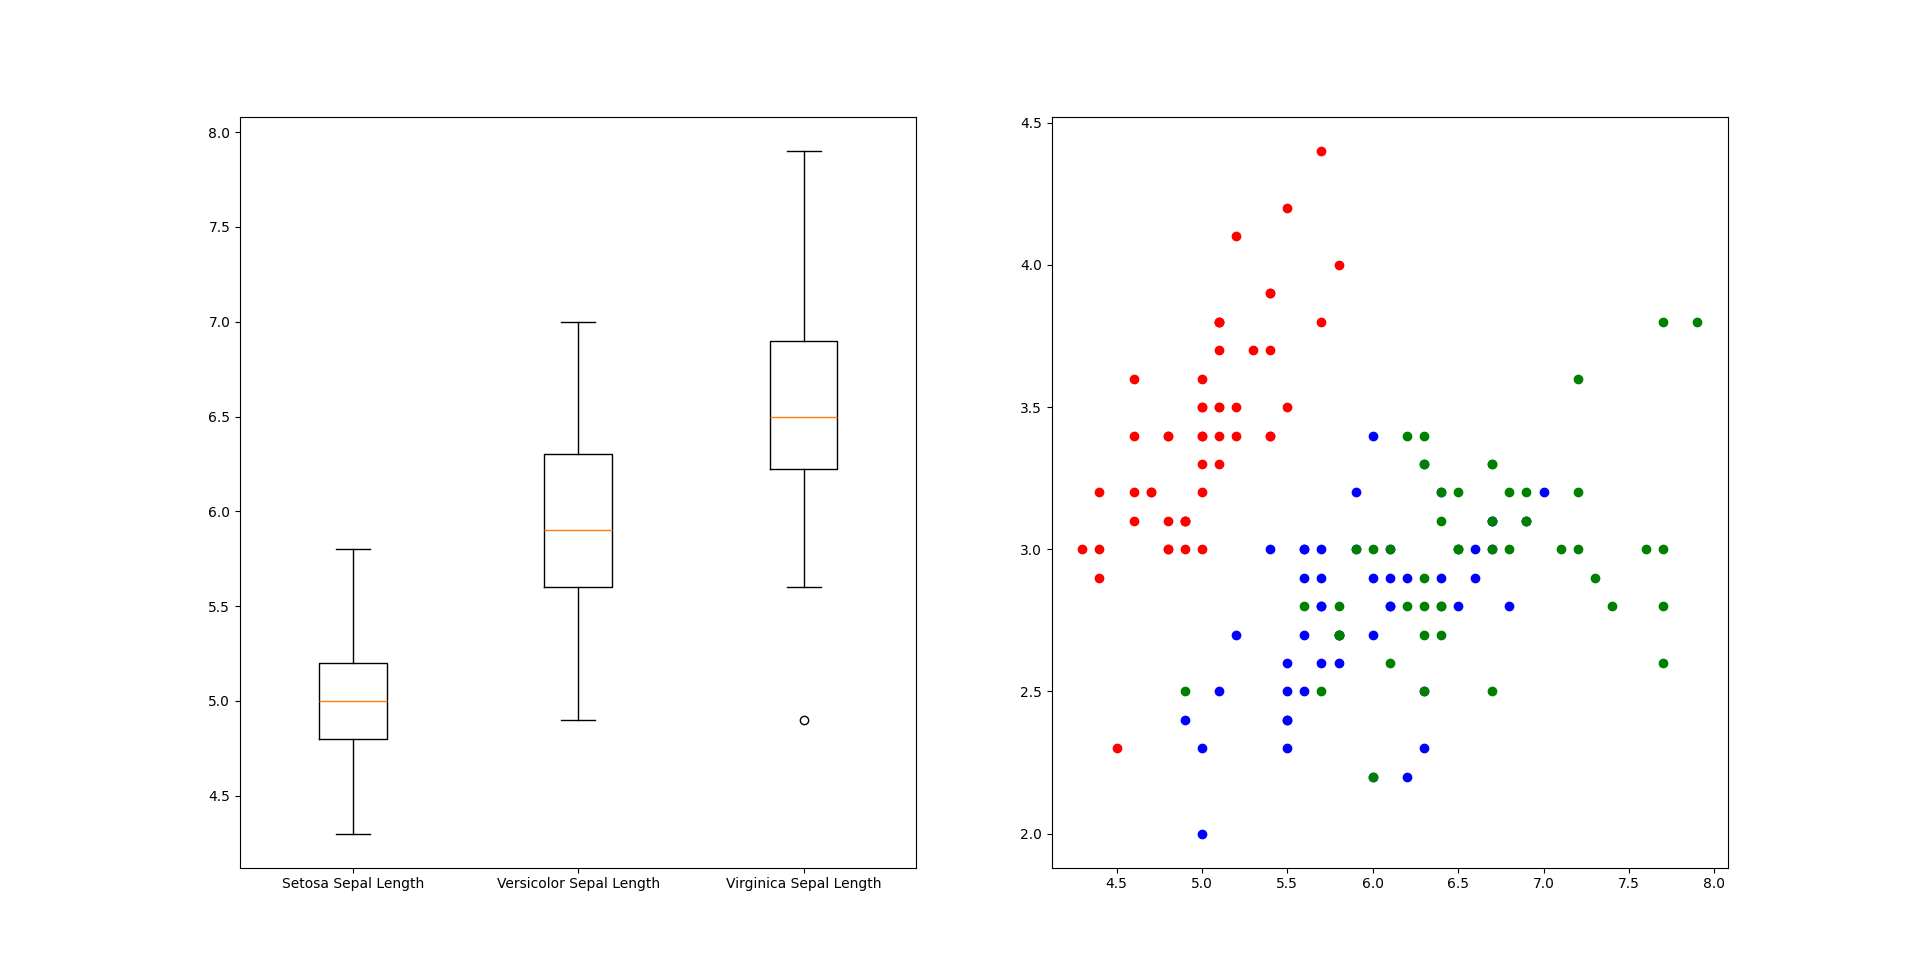

Reproduce this figure in Python.
import pandas as pd
import os
import pathlib as pl
import matplotlib.pyplot as plt

script_dir = pl.Path(__file__).parent.absolute()
print(f"Script Directory: {script_dir}")
os.chdir(script_dir)

dataset = pd.read_csv("iris.csv")

setosa = dataset[dataset["Species"] == "Iris-setosa"]
versicolor = dataset[dataset["Species"] == "Iris-versicolor"]
virginica = dataset[dataset["Species"] == "Iris-virginica"]

figure, axis = plt.subplots(1, 2)

axis[0].boxplot([setosa["SepalLengthCm"], versicolor["SepalLengthCm"], virginica["SepalLengthCm"]], labels=["Setosa Sepal Length", "Versicolor Sepal Length", "Virginica Sepal Length"])

axis[1].scatter(setosa["SepalLengthCm"], setosa["SepalWidthCm"], color="red", label="Setosa")
axis[1].scatter(versicolor["SepalLengthCm"], versicolor["SepalWidthCm"], color="blue", label="Versicolor")
axis[1].scatter(virginica["SepalLengthCm"], virginica["SepalWidthCm"], color="green", label="Virginica")

plt.show()
